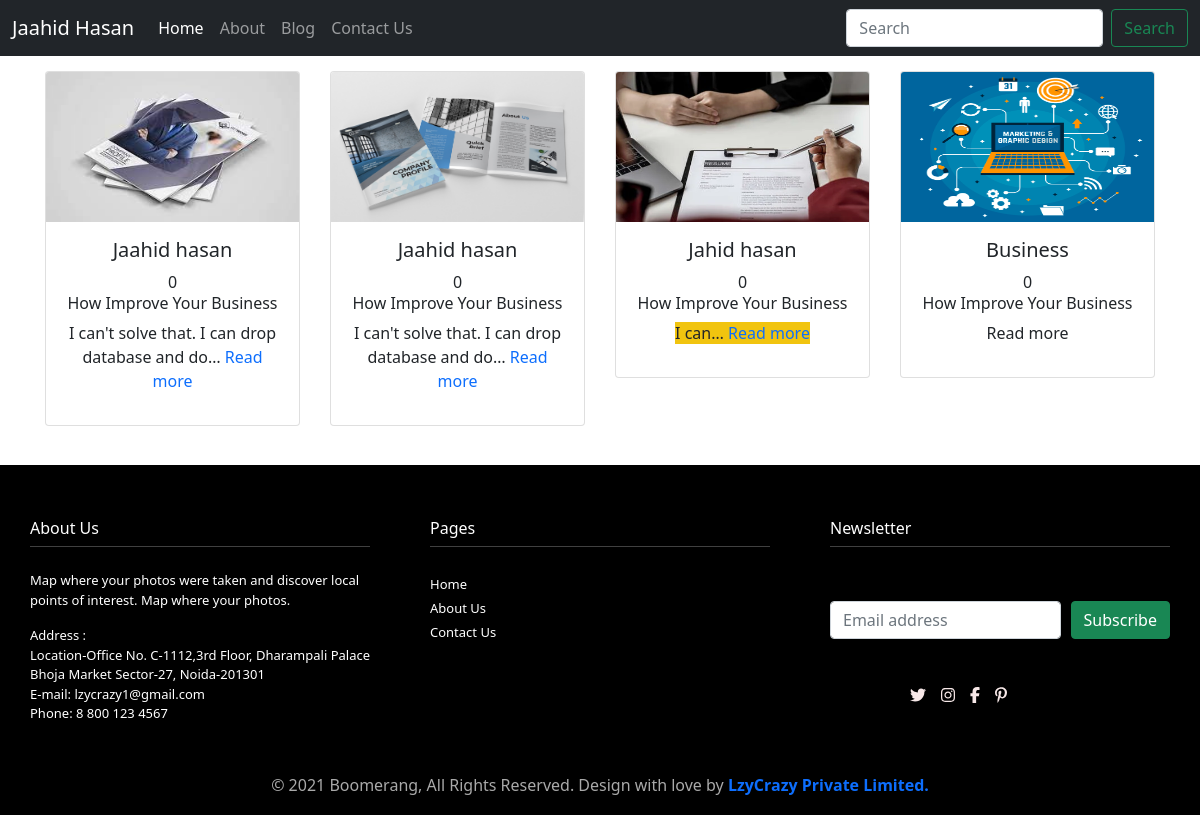
The app's page /Blog with its own data.
### Homeapp/models.py (models this page shows, shortened)
class Blog(models.Model):
    title = models.CharField(max_length=100)
    subtitle = models.CharField(max_length=150)
    photo = models.ImageField(upload_to='images')
    content = models.TextField()
    slug = models.SlugField()
    timestamp = models.DateTimeField(auto_now_add=True)
    views = models.IntegerField(default=0)

### Homeapp/views.py (the view)
# urls.py: path('Blog', views.blog, name="blog"),
def blog(request):
   tem = Blog.objects.all()
   context = {
      'allpost':tem
   }
   return render(request,"blog.html" ,context)

### templates/blog.html
{% extends 'base.html' %}
{% load static %}
{% block content %}
<div class="container">
    <div class="row">
        {% for i in allpost %}
        <div class="col-md-3" style="padding: 15px;">
            <div class="card">
                <img src="{{i.photo.url}}" class="card-img-top" style="height: 150px;" alt="...">
                <div class="card-body">
                    <center>
                        <h5 class="card-title">{{i.title}}</h5>
                        {{i.views}}
                    </center>
                    <center>
                        <h6 class="card-title">{{i.subtitle}}</h6>
                    </center>
                    <center>
                        <p class="card-title">{{i.content|truncatechars:50|safe}} <a style="text-decoration:none;"
                                href="{{i.slug}}">Read more</a></p>
                    </center>
                </div>
            </div>
        </div>
        {% endfor %}
    </div>
  </div>
</div><br>
{% endblock %}

### templates/base.html (shortened to what this page needs)
{% load static %}
<!DOCTYPE html>
<html lang="en">
<head>
  <link rel="stylesheet" href="{% static 'css/all.min.css' %}">
  <link rel="stylesheet" href="{% static 'css/bootstrap.min.css' %}">
  <link rel="stylesheet" href="{% static 'css/style.css' %}">
</head>
<body>
  <nav class="navbar navbar-expand-lg navbar-dark bg-dark">
    <div class="container-fluid" id="nav_bar">
      <a class="navbar-brand" href="#">Jaahid Hasan</a>
      <div class="collapse navbar-collapse" id="navbarScroll">
        <ul class="navbar-nav me-auto my-2 my-lg-0 navbar-nav-scroll" style="--bs-scroll-height: 100px;">
          <li class="nav-item">
            <a class="nav-link active" href="{% url 'index' %}" aria-current="page">Home</a>
          </li>
          <li class="nav-item">
            <a class="nav-link" href="{%  url 'about' %}">About</a>
          </li>
          <li cla
          ss="nav-item dropdown" active>
            <a class="nav-link" href="{% url 'blog' %}">Blog</a>
          </li>
          <li class="nav-item">
            <a class="nav-link" href="{%  url 'contact' %}">Contact Us</a>
          </li>
        </ul>
        <form class="d-flex">
          <input class="form-control me-2" type="search" placeholder="Search" aria-label="Search">
          <button class="btn btn-outline-success" type="submit">Search</button>
        </form>
      </div>
    </div>
  </nav>
  {% block content %}
  {% endblock %}
  <footer>
    <div class="container-fluid" style="background-color: black; ">
      <div class="row" style="height: 350px; display: flex;">
        <div class="col-sm-4" style="background-color: black; padding: 30px;">
          <br>
          <div class="widget-title">
            <h6 style="color: white;">About Us</h6>
            <hr style="color: white; margin: 0px;">
          </div>
          <br>
          <div class="textwidget" style="color: white;font-size: 13px">
            <p>Map where your photos were taken and discover local points of interest. Map where your photos.</p>
            <h7>Address :</h7>
            <p>
              Location-Office No. C-1112,3rd Floor, Dharampali Palace<br>
              Bhoja Market Sector-27, Noida-201301<br>
              E-mail: lzycrazy1@gmail.com<br>
              Phone: 8 800 123 4567<br>
            </p>
          </div>
        </div>
        <div class="col-sm-4" style="background-color: black; padding: 30px;">
          <br>
          <div class="widget-title">
            <h6 style="color: white;">Pages</h6>
            <hr style="color: white; margin: 0px;">
          </div><br>
          <div class="pagelink" style="margin: 0px;">
            <a style="text-decoration: none;color: white;font-size: 13px;;list-style-type: none; margin: 0px;"
              href="{% url 'index' %}">Home</a><br>
            <a style="text-decoration: none;color: white;font-size: 13px" href="{% url 'about' %}">About Us</a><br>
            <a style="text-decoration: none;color: white;font-size: 13px" href="{% url 'contact' %}">Contact Us</a>
          </div>
        </div>
        <div class="col-sm-4" style="background-color: black; padding: 30px;"><br>
          <h6 style="color: white;">Newsletter</h6>
          <hr style="color: white; margin: 0px;"><br>
          <div id="signup_footer" class="d-flex align-items-start" style="margin-top: 30px;">
            <div class="form-group w-100 mr-2">
              <form  method="POST">
                <input id="mce-EMAIL" class="footer__email-input form-control form-control--muted" name="email"
                  type="email" aria-describedby="footerEmail" placeholder="Email address">
            </div>
            <input class="btn btn-brand btn btn btn-success" type="submit" value="Subscribe" name="subscibe"
              id="mc-embedded-subscribe" style="margin-left: 10px;">
          </div></form><br>
          <ul class="social-icons" style="display: flex; padding-left: 80px; padding-top: 20px;">
            <a href="#"><i class="fab  fa-twitter" style="color: #f7e8e8;"></i></a>
            <a href="#"><i class="fab  fa-instagram" style="margin-left: 15px; color: #f7e8e8;"></i></a>
            <a href="#"><i class="fab  fa-facebook-f" style="margin-left: 15px; color: #f7e8e8;"></i></a>
            <a href="#"><i class="fab  fa-pinterest-p" style="margin-left: 15px; color: #f7e8e8;"></i></a>
          </ul>
        </div>
        <div class="footer-bar">
          <div class="container">
            <div class="row" style="color:darkgray;">
              <div class="col-md-12">
                <div class="copyright" style="text-align: center; color: darkgray;">
                  <p>© 2021 Boomerang, All Rights Reserved. Design with love by <a href="LzyCrazyhttps://lzycrazy.com"
                      style="text-decoration: none;"><b>LzyCrazy Private Limited.</b></a></p>
                </div>
              </div>
            </div>
          </div>
        </div>
      </div>
    </div>
  </footer>
</body>
</html>

### records on screen
Blog: photo (picture), title "Jaahid hasan", views "0", subtitle "How Improve Your Business", content "I can't solve that. I can drop database and do…"
Blog: photo (picture), title "Jaahid hasan", views "0", subtitle "How Improve Your Business", content "I can't solve that. I can drop database and do…"
Blog: photo (picture), title "Jahid hasan", views "0", subtitle "How Improve Your Business", content "I can…"
Blog: photo (picture), title "Business", views "0", subtitle "How Improve Your Business"
